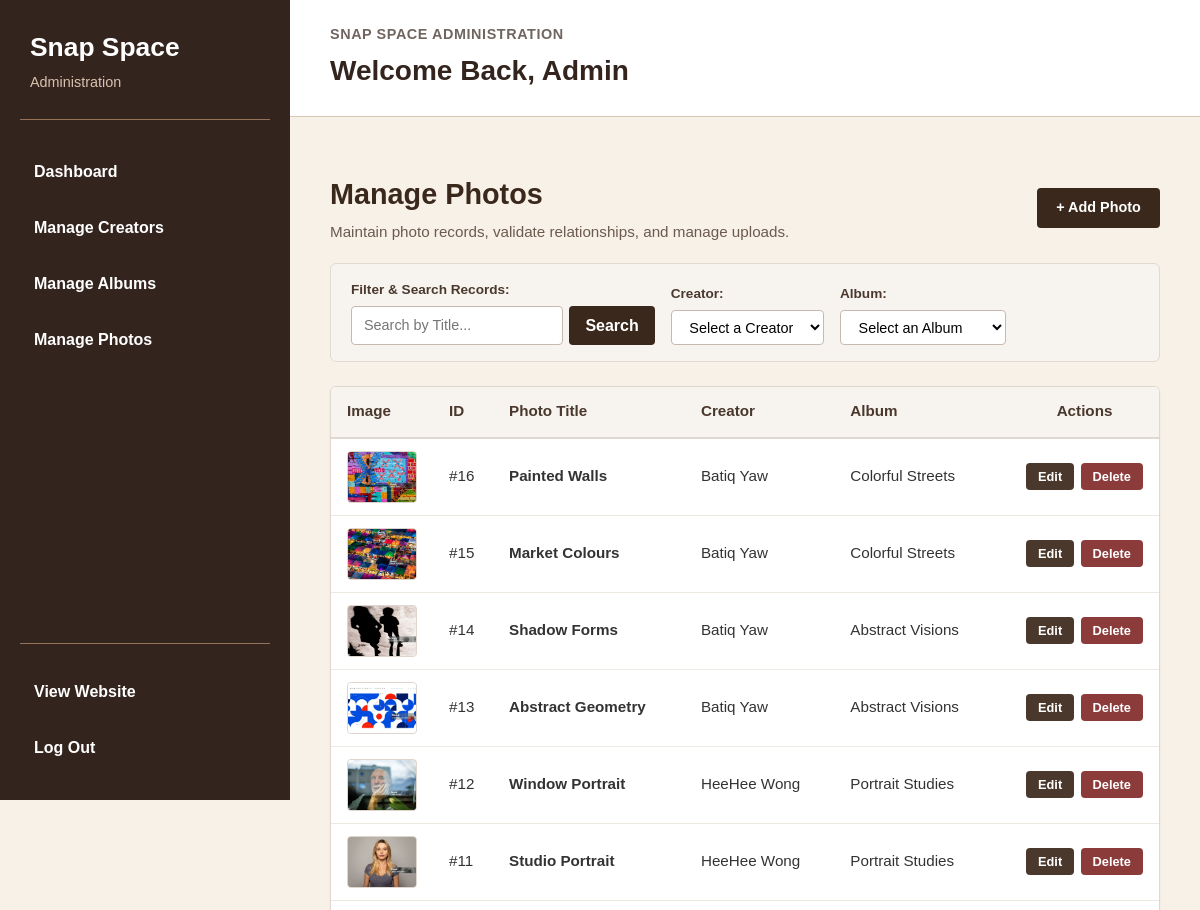
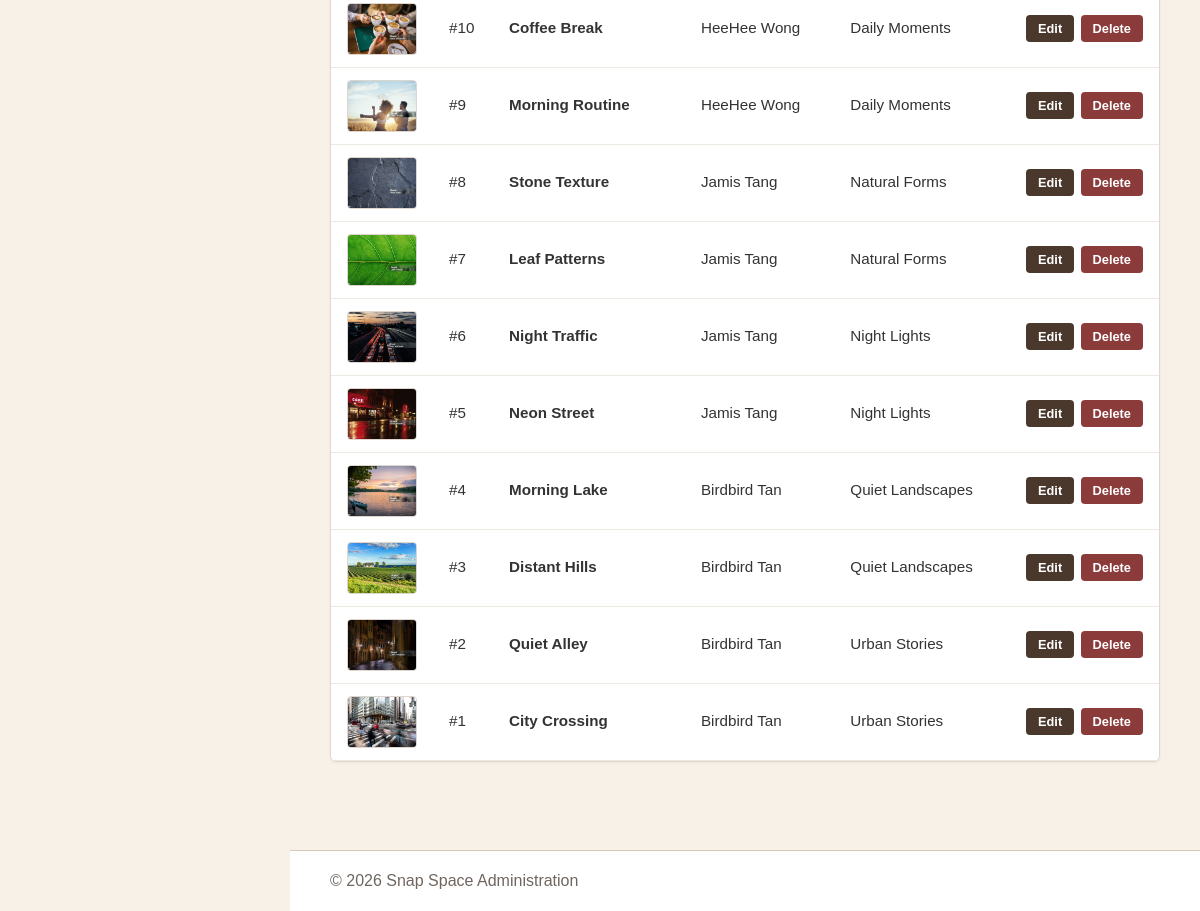
Screenshot of /admin/manage-photos.php (signed in) with the database file from the repository (2 pictures, top to bottom).
### tables this page shows
CREATE TABLE `photo` (
  `idphoto` int(11) NOT NULL,
  `title` varchar(45) DEFAULT NULL,
  `imageurl` varchar(100) DEFAULT NULL,
  `comment` varchar(140) DEFAULT NULL,
  `idcreator` int(11) DEFAULT NULL,
  `idalbum` int(11) DEFAULT NULL
);

CREATE TABLE `creator` (
  `idcreator` int(11) NOT NULL,
  `name` varchar(100) DEFAULT NULL,
  `website` varchar(100) DEFAULT NULL,
  `imageurl` varchar(100) DEFAULT NULL
);

CREATE TABLE `album` (
  `idalbum` int(11) NOT NULL,
  `title` varchar(45) DEFAULT NULL,
  `imageurl` varchar(100) DEFAULT NULL,
  `idcreator` int(11) NOT NULL
);

### admin/manage-photos.php (the view, shortened to what this page needs)
<?php
require_once __DIR__ . '/../includes/db.php';
require_once __DIR__ . '/../includes/admin-header.php';
$searchKeyword = isset($_GET['search']) ? trim($_GET['search']) : '';
$sql = "SELECT p.idphoto, p.title AS photo_title, p.imageurl, p.comment,
               c.idcreator, c.name AS creator_name,
               a.idalbum, a.title AS album_title
        FROM photo p
        LEFT JOIN creator c ON p.idcreator = c.idcreator
        LEFT JOIN album a ON p.idalbum = a.idalbum
        WHERE 1=1";
$params = [];
$sql .= " ORDER BY p.idphoto DESC";
$photos = [];
if (isset($pdo)) {
    try {
        $stmt = $pdo->prepare($sql);
        $stmt->execute($params);
        $photos = $stmt->fetchAll(PDO::FETCH_ASSOC);
    } catch (PDOException $e) {
        $photos = [];
    }
}
?>
<div class="admin-photo-container">
    <div class="admin-header-flex">
        <div>
            <h1>Manage Photos</h1>
            <p class="subtitle">Maintain photo records, validate relationships, and manage uploads.</p>
        </div>
        <div>
            <a href="add-photo.php" class="btn-add-primary">+ Add Photo</a>
        </div>
    </div>
    <form method="GET" action="manage-photos.php" class="admin-filter-bar">
        <div class="filter-group">
            <label for="search">Filter & Search Records:</label>
            <div class="filter-input-wrap">
                <input type="text" name="search" id="search" placeholder="Search by Title..." value="<?php echo htmlspecialchars($searchKeyword); ?>">
                <button type="submit" class="btn-filter-search">Search</button>
            </div>
        </div>
        <div class="filter-group">
            <label for="creator">Creator:</label>
            <select name="creator" id="creator" onchange="this.form.submit()">
                <option value="">Select a Creator</option>
            </select>
        </div>
        <div class="filter-group">
            <label for="album">Album:</label>
            <select name="album" id="album" onchange="this.form.submit()">
                <option value="">Select an Album</option>
            </select>
        </div>
    </form>
    <div class="admin-table-wrapper">
        <table class="admin-data-table">
            <thead>
                <tr>
                    <th style="width: 85px;">Image</th>
                    <th style="width: 60px;">ID</th>
                    <th>Photo Title</th>
                    <th>Creator</th>
                    <th>Album</th>
                    <th style="width: 140px; text-align: center;">Actions</th>
                </tr>
            </thead>
            <tbody>
                <?php if (!empty($photos)): ?>
                    <?php foreach ($photos as $photo): ?>
                        <?php
                            $rawUrl = $photo['imageurl'] ?? '';
                            if (!empty($rawUrl)) {
                                $thumbPath = (strpos($rawUrl, 'http') === 0) ? $rawUrl : '../' . ltrim($rawUrl, '/');
                            } else {
                                $thumbPath = '../assets/images/image-placeholder.png';
                            }
                        ?>
                        <tr>
                            <td>
                                <div class="photo-thumb-container">
                                    <img src="<?php echo htmlspecialchars($thumbPath); ?>"
                                         alt="Photo Thumbnail"
                                         class="photo-thumb-img"
                                         onerror="this.onerror=null; this.src='../assets/images/image-placeholder.png';">
                                </div>
                            </td>
                            <td>#<?php echo htmlspecialchars($photo['idphoto']); ?></td>
                            <td>
                                <strong><?php echo htmlspecialchars($photo['photo_title']); ?></strong>
                            </td>
                            <td><?php echo htmlspecialchars($photo['creator_name'] ?? 'Not Assigned'); ?></td>
                            <td><?php echo htmlspecialchars($photo['album_title'] ?? 'Standalone Photo'); ?></td>
                            <td style="text-align: center;">
                                <div class="action-btn-group" style="justify-content: center;">
                                    <a href="edit-photo.php?id=<?php echo htmlspecialchars($photo['idphoto']); ?>" class="btn-ctrl btn-ctrl-edit">Edit</a>
                                    <button type="button" class="btn-ctrl btn-ctrl-delete"
                                            onclick="openDeleteModal('<?php echo htmlspecialchars($photo['idphoto']); ?>', '<?php echo htmlspecialchars(addslashes($photo['photo_title'])); ?>')">
                                        Delete
                                    </button>
                                </div>
                            </td>
                        </tr>
                    <?php endforeach; ?>
                <?php else: ?>
                    <tr>
                        <td colspan="6" class="no-data-msg">No photo records found matching your selection.</td>
                    </tr>
                <?php endif; ?>
            </tbody>
        </table>
    </div>
</div>
<?php require_once __DIR__ . '/../includes/admin-footer.php'; ?>

### css/admin.css (style rules this page uses)
:root { --admin-brown-dark: #34241e; --admin-brown-primary: #6f4e37; --admin-brown-medium: #967259; --admin-brown-light: #d8c2ad; --admin-cream: #f7f1e8; --admin-cream-dark: #ede2d5; --admin-white: #ffffff; --admin-text: #2a211c; --admin-muted: #70665f; --admin-border: #d8c8b8; --admin-danger: #a33d3d; --admin-success: #3e7651; --admin-radius: 8px; --admin-sidebar-width: 290px; }
* { box-sizing: border-box; }
html { scroll-behavior: smooth; }
body { margin: 0; font-family: Arial, Helvetica, sans-serif; color: var(--admin-text); background-color: var(--admin-cream); line-height: 1.5; }
a { color: inherit; }
button, input, select, textarea { font: inherit; }
.admin-table-wrapper { overflow-x: auto; background-color: var(--admin-white); border: 1px solid var(--admin-border); border-radius: var(--admin-radius); }

### admin/manage-photos.php (style rules this page uses)
.admin-photo-container { padding: 1rem 0 3rem 0; width: 100%; }
.admin-header-flex { display: flex; justify-content: space-between; align-items: center; margin-bottom: 1.25rem; }
.admin-header-flex h1 { font-size: 1.8rem; color: #3b281c; margin: 0 0 0.3rem 0; }
.admin-header-flex .subtitle { color: #6c5a4f; font-size: 0.95rem; margin: 0; }
.btn-add-primary { display: inline-block; padding: 0.6rem 1.2rem; background-color: #3b281c; color: #ffffff !important; text-decoration: none; border-radius: 4px; font-weight: 600; font-size: 0.9rem; transition: background-color 0.2s; }
.admin-filter-bar { display: flex; flex-wrap: wrap; gap: 1rem; align-items: flex-end; background-color: #f7f4f0; padding: 1rem 1.25rem; border-radius: 6px; border: 1px solid #e2dad2; margin-bottom: 1.5rem; }
.filter-group { display: flex; flex-direction: column; gap: 0.35rem; }
.filter-group label { font-size: 0.85rem; font-weight: 600; color: #4a382c; }
.filter-input-wrap { display: flex; gap: 0.4rem; }
.filter-input-wrap input { padding: 0.45rem 0.75rem; border: 1px solid #c7b9b0; border-radius: 4px; font-size: 0.9rem; min-width: 200px; outline: none; }
.filter-group select { padding: 0.45rem 0.85rem; border: 1px solid #c7b9b0; border-radius: 4px; background-color: #fff; font-size: 0.9rem; cursor: pointer; }
.btn-filter-search { padding: 0.45rem 1rem; background-color: #3b281c; color: #ffffff; border: none; border-radius: 4px; cursor: pointer; font-weight: 600; }
.admin-table-wrapper { background: #ffffff; border: 1px solid #e0d8d0; border-radius: 6px; overflow-x: auto; box-shadow: 0 1px 3px rgba(0, 0, 0, 0.05); }
.admin-data-table { width: 100%; border-collapse: collapse; font-size: 0.95rem; text-align: left; }
.admin-data-table th { background-color: #f7f4f0; color: #4a382c; font-weight: 700; padding: 0.85rem 1rem; border-bottom: 2px solid #e0d8d0; white-space: nowrap; }
.admin-data-table td { padding: 0.75rem 1rem; border-bottom: 1px solid #eee8e2; vertical-align: middle; color: #333333; }
.photo-thumb-container { width: 70px; height: 52px; border-radius: 4px; overflow: hidden; background-color: #ebe5df; display: flex; align-items: center; justify-content: center; border: 1px solid #ded6ce; }
.photo-thumb-img { width: 100% !important; height: 100% !important; max-width: 70px !important; max-height: 52px !important; object-fit: cover !important; display: block; }
.action-btn-group { display: flex; gap: 0.4rem; align-items: center; }
.btn-ctrl { display: inline-block; padding: 0.35rem 0.75rem; font-size: 0.8rem; font-weight: 600; text-decoration: none !important; border-radius: 4px; border: none; cursor: pointer; line-height: 1.2; }
.btn-ctrl-edit { background-color: #4a382c; color: #ffffff !important; }
.btn-ctrl-delete { background-color: #8c3b3b; color: #ffffff !important; }

### rows the page displays
photo: imageurl (picture), idphoto "16", title "Painted Walls", idcreator.name "Batiq Yaw", idalbum.title "Colorful Streets"
photo: imageurl (picture), idphoto "15", title "Market Colours", idcreator.name "Batiq Yaw", idalbum.title "Colorful Streets"
photo: imageurl (picture), idphoto "14", title "Shadow Forms", idcreator.name "Batiq Yaw", idalbum.title "Abstract Visions"
photo: imageurl (picture), idphoto "13", title "Abstract Geometry", idcreator.name "Batiq Yaw", idalbum.title "Abstract Visions"
photo: imageurl (picture), idphoto "12", title "Window Portrait", idcreator.name "HeeHee Wong", idalbum.title "Portrait Studies"
photo: imageurl (picture), idphoto "11", title "Studio Portrait", idcreator.name "HeeHee Wong", idalbum.title "Portrait Studies"
photo: imageurl (picture), idphoto "10", title "Coffee Break", idcreator.name "HeeHee Wong", idalbum.title "Daily Moments"
photo: imageurl (picture), idphoto "9", title "Morning Routine", idcreator.name "HeeHee Wong", idalbum.title "Daily Moments"
photo: imageurl (picture), idphoto "8", title "Stone Texture", idcreator.name "Jamis Tang", idalbum.title "Natural Forms"
photo: imageurl (picture), idphoto "7", title "Leaf Patterns", idcreator.name "Jamis Tang", idalbum.title "Natural Forms"
photo: imageurl (picture), idphoto "6", title "Night Traffic", idcreator.name "Jamis Tang", idalbum.title "Night Lights"
photo: imageurl (picture), idphoto "5", title "Neon Street", idcreator.name "Jamis Tang", idalbum.title "Night Lights"
photo: imageurl (picture), idphoto "4", title "Morning Lake", idcreator.name "Birdbird Tan", idalbum.title "Quiet Landscapes"
photo: imageurl (picture), idphoto "3", title "Distant Hills", idcreator.name "Birdbird Tan", idalbum.title "Quiet Landscapes"
photo: imageurl (picture), idphoto "2", title "Quiet Alley", idcreator.name "Birdbird Tan", idalbum.title "Urban Stories"
photo: imageurl (picture), idphoto "1", title "City Crossing", idcreator.name "Birdbird Tan", idalbum.title "Urban Stories"

### other values shown
$adminName "Admin"
